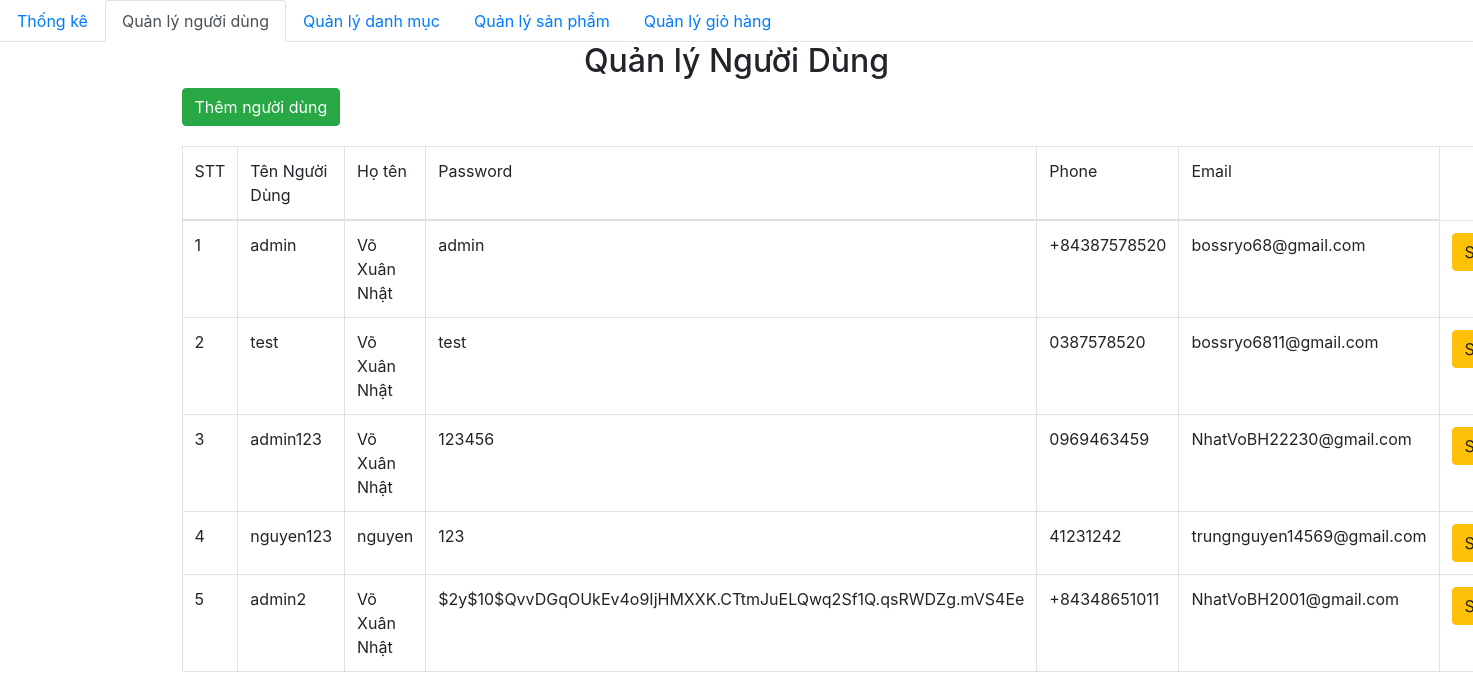
Page /admin/user/index.php on the committed database.
### tables this page shows
CREATE TABLE `user` (
  `id_user` int(11) NOT NULL,
  `hoten` varchar(255) NOT NULL,
  `username` varchar(255) NOT NULL,
  `password` varchar(255) NOT NULL,
  `phone` varchar(28) NOT NULL,
  `email` varchar(255) NOT NULL
);

### admin/database/dbhelper.php (called while the page is built, shortened)
<?php
function executeResult($sql)
{
	$con = mysqli_connect(HOST, USERNAME, PASSWORD, DATABASE);
	$result = mysqli_query($con, $sql);
	$data   = [];
	while ($row = mysqli_fetch_array($result, 1)) {
		$data[] = $row;
	}
	return $data;
}

### admin/user/index.php (the view, shortened to what this page needs)
<?php
require_once('../database/dbhelper.php');
?>
<!DOCTYPE html>
<html>
<head>
    <link rel="stylesheet" href="https://maxcdn.bootstrapcdn.com/bootstrap/4.4.1/css/bootstrap.min.css">
</head>
<body>
    <ul class="nav nav-tabs">
        <li class="nav-item">
            <a class="nav-link" href="../index.php">Thống kê</a>
        </li>
        <li class="nav-item">
            <a class="nav-link active" href="../user/">Quản lý người dùng</a>
        </li>
        <li class="nav-item">
            <a class="nav-link" href="../category/">Quản lý danh mục</a>
        </li>
        <li class="nav-item">
            <a class="nav-link" href="../product/">Quản lý sản phẩm</a>
        </li>
        <li class="nav-item">
            <a class="nav-link" href="../dashboard.php">Quản lý giỏ hàng</a>
        </li>
    </ul>
    <div class="container">
        <div class="panel panel-primary">
            <div class="panel-heading">
                <h2 class="text-center">Quản lý Người Dùng</h2>
            </div>
            <a href="add.php">
                <button class=" btn btn-success" style="margin-bottom:20px">Thêm người dùng</button>
            </a>
            <table class="table table-bordered table-hover">
                <thead>
                    <tr>
                        <td width="70px">STT</td>
                        <td>Tên Người Dùng</td>
                        <td width="50%"> Họ tên </td>
                        <td>Password</td>
                        <td>Phone</td>
                        <td>Email</td>
                    </tr>
                </thead>
                <tbody>
                    <?php
                    $sql = "SELECT * FROM `user`";
                    $userList = executeResult($sql);
                    $index = 1;
                    foreach ($userList as $item) {
                        echo '  <tr>
                    <td>' . ($index++) . '</td>
                    <td>' . $item['username'] . '</td>
                    <td>' . $item['hoten'] . '</td>
                    <td>' . $item['password'] . '</td>
                    <td>' . $item['phone'] . '</td>
                    <td>' . $item['email'] . '</td>
                    <td>
                        <a href="add.php?id=' . $item['id_user'] . '">
                            <button class=" btn btn-warning">Sửa</button>
                        </a>
                    </td>
                    <td>
                    <button class="btn btn-danger" onclick="deleteCategory('.$item['id_user'].')">Xoá</button>
                    </td>
                </tr>';
                    }
                    ?>
                </tbody>
            </table>
        </div>
    </div>
</body>
</html>

### admin/user/index.php (style rules this page uses)
table, td, th { border: 1px solid black; }
table { border-collapse: collapse; width: 50%; }

### rows in the picture
user: username "admin", hoten "Võ Xuân Nhật", password "admin", phone "+84387578520", email "bossryo68@gmail.com"
user: username "test", hoten "Võ Xuân Nhật", password "test", phone "0387578520", email "bossryo6811@gmail.com"
user: username "admin123", hoten "Võ Xuân Nhật", password "123456", phone "0969463459", email "NhatVoBH22230@gmail.com"
user: username "nguyen123", hoten "nguyen", password "123", phone "41231242", email "trungnguyen14569@gmail.com"
user: username "admin2", hoten "Võ Xuân Nhật", password "$2y$10$QvvDGqOUkEv4o9IjHMXXK.CTtmJuELQwq2Sf1Q.qsRWDZg.mVS4Ee", phone "+84348651011", email "NhatVoBH2001@gmail.com"
